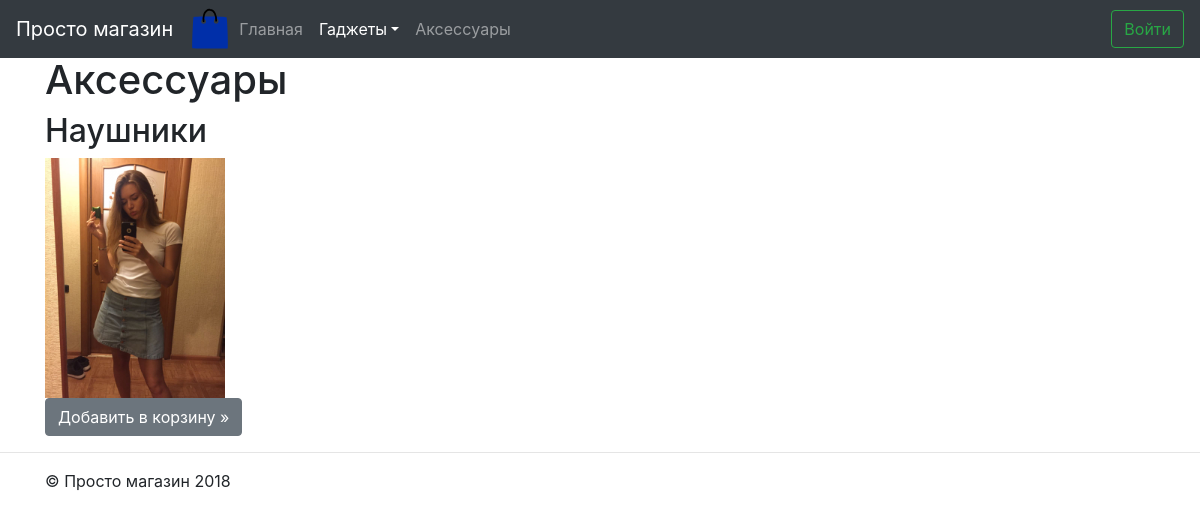
Page /accessories on the committed database.
### app/models.py (models this page shows, shortened)
class Section(models.Model):
    text = models.TextField()

class Products(models.Model):
    name = models.TextField()
    image = models.ImageField()
    text = models.TextField()
    section = models.ForeignKey('Section', on_delete=models.CASCADE, null=True, blank=True)
    article = models.ManyToManyField('Article', blank=True)

### app/views.py (the view)
# urls.py: path('accessories', accessories, name='accessories'),
def accessories(request):
    section = Section.objects.get(id=3)
    products = Products.objects.filter(section=section)
    if request.POST.get('cart') != None:
        basket, created = Basket.objects.get_or_create(author=request.user.email, buy=False)
        product = Products.objects.get(id=request.POST['cart'])
        basket.product.add(product)
        basket.save()
    template_name = 'empty_section.html'
    context = {
        'sec': section,
        'product': products,
        'sections': Section.objects.exclude(id=3),
    }
    return render(request, template_name, context)

### templates/empty_section.html (shortened to what this page needs)
{% extends 'base.html' %}
{% load static %}
{% block content %}
<main role="main">
  <div class="container">
    <h1>{{sec.text}}</h1>
    <div class="row">
      {% for p in product %}
      <div class="col-md-4">
        <h2>{{p.name}}</h2>
        <a href="/section/phone?id_product={{p.id}}">
          <img src="{% get_media_prefix %}{{p.image}}" width="180">
        </a>
        {% if user.is_authenticated %}
        <form action='' method="POST">
          {%csrf_token%}
            <input hidden name="cart" value="{{p.id}}">
            <input type="submit" class="btn btn-secondary" value="Добавить в корзину »">
        </form>
        {% else %}
        <form action='{% url "signup"%}'>
            <input type="submit" class="btn btn-secondary" value="Добавить в корзину »">
        </form>
        {% endif %}
      </div>
      {% endfor %}
    </div>
  </div>
</main>
<hr>
<footer class="container">
  <p>© Просто магазин 2018</p>
</footer>
{% endblock %}

### rows in the picture
Section: text "Аксессуары"
Products: name "Наушники", image (picture)
